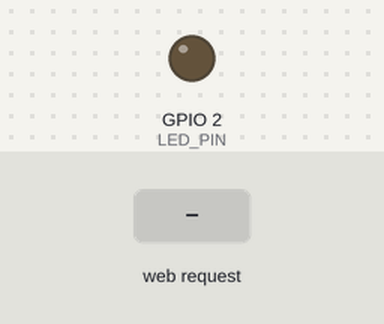
Simulated run of this sketch. Board: ESP32-S3. Parts: output pins drawn as LEDs (lit = HIGH). The test bench sets the inputs (shaded band). WiFi joins after 1.5 s; servers stay silent unless stated; what the sketch prints to the serial monitor is not drawn.

Above: at 2.7 s.
2.8 s: HTTP request GET /toggle received
At 3.5 s:
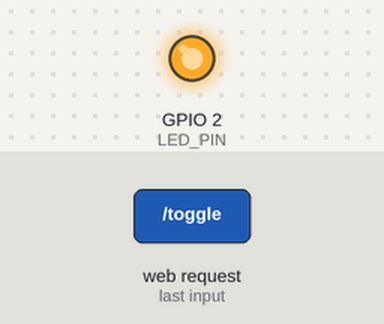
Timing chart, 0 to 5.8 s (numbered marks = the images above; inputs shaded):
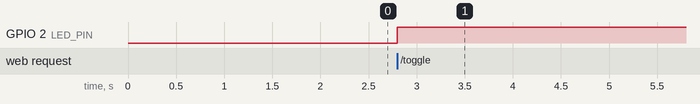

The sketch:

02_WiFi_STA_Web_LED.ino
```cpp
#include <WiFi.h>
#include <WebServer.h>

const char* ssid     = "Nightingale_IoT";
const char* password = "1122334455";

WebServer server(80);
const int LED_PIN = 2; // Built-in LED on most S3 dev boards
bool ledState = LOW;

void handleRoot() {
  String html = "<!DOCTYPE html><html><head><title>ESP32-S3 Web Control</title></head>";
  html += "<body style='font-family:sans-serif; text-align:center; margin-top:50px;'>";
  html += "<h2>ESP32-S3 Wi-Fi Web Server</h2>";
  html += "<p>LED Status: <b>" + String(ledState ? "ON" : "OFF") + "</b></p>";
  html += "<a href='/toggle'><button style='padding:10px 20px; font-size:16px;'>Toggle LED</button></a>";
  html += "</body></html>";

  server.send(200, "text/html", html);
}

void handleToggle() {
  ledState = !ledState;
  digitalWrite(LED_PIN, ledState);
  server.sendHeader("Location", "/");
  server.send(303); // Redirect back to root
  Serial.print("LED State: ");
  Serial.println(ledState);
}

void setup() {
  Serial.begin(115200);
  pinMode(LED_PIN, OUTPUT);

  WiFi.mode(WIFI_STA);
  WiFi.begin(ssid, password);
  while (WiFi.status() != WL_CONNECTED) {
    delay(500);
    Serial.print(".");
  }

  Serial.println("\nWi-Fi connected!");
  Serial.print("Open in Browser: http://");
  Serial.println(WiFi.localIP());

  server.on("/", handleRoot);
  server.on("/toggle", handleToggle);
  server.begin();
}

void loop() {
  server.handleClient();
}
```

Measured:
- after the input at 2.8 s, GPIO 2 (LED_PIN): LOW → HIGH at once
